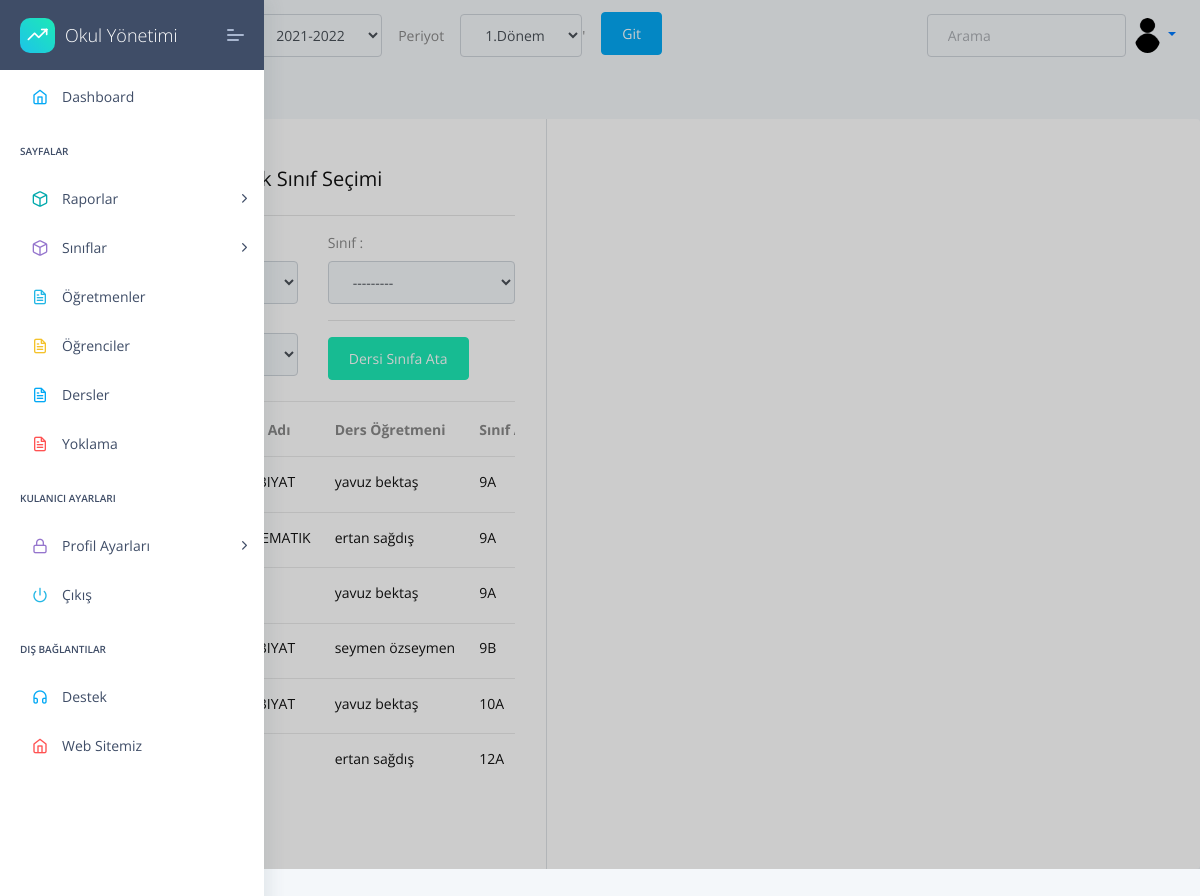
Page /lessons/lessons/add/ (signed in) on the committed database.
### apps/home/models.py (models this page shows, shortened)
class Profil(models.Model):
    user=models.OneToOneField(User,on_delete=models.CASCADE,related_name="user")
    TC=models.CharField(max_length=11,unique=True,validators=[validateEven],blank=True,null=True)# regex eklenecek, validasyon yapilacak
    image=models.ImageField(upload_to=upload_location,blank=True,null=True,default='images/person.png')
    job=models.ForeignKey(JobsTable,on_delete=models.CASCADE,unique=False,blank=True,null=True)
    phone=models.CharField(validators=[validatePhone], max_length=17, blank=True,default="05",null=True,unique=False) # regex eklenecek, validasyon yapilacak
    adress=models.TextField(max_length=100,unique=False,blank=True,null=True)
    isWorking=models.BooleanField(default=True,unique=False,blank=True,null=True)
    HESCode=models.CharField(max_length=12,unique=True,validators=[validateHesCode],blank=True,null=True)
    birthdate=models.DateField(("Doğum Tarihiniz"), auto_now=False, auto_now_add=False,unique=False,blank=True,null=True)
    sexualChoice=(('Kız','Kız'),
              ('Erkek','Erkek'),
              ('Diger','Diğer'),
    )
    gender=CharField(max_length=10 ,choices=sexualChoice,unique=False,blank=True,null=True)
    def __str__(self):
        if self.TC!=None and self.user.first_name!=None  and self.user.last_name!=None :
            return self.TC + " - "+self.user.first_name+ " "+ self.user.last_name
        else :
            return "profil bos"

### apps/student/models.py (models this page shows, shortened)
class StudentList(models.Model):
    className=models.ForeignKey(Classes,on_delete=models.CASCADE)
    session=models.ForeignKey(Session,on_delete=models.CASCADE)
    periods=models.ForeignKey(Period,on_delete=models.CASCADE)
    students=models.ManyToManyField(Student,blank=True)
    mainteacher=models.ForeignKey(Profil,on_delete=models.CASCADE,blank=True,null=True,verbose_name="Sınıf Öğretmeni",related_name='teacher')
    seating_arrangement=models.CharField(max_length=10000,default=" / / / / / / / / / / / / / / / / / / / / / / / ")
    class Meta:
        ordering = ('className',"session","periods",)

### apps/classes/models.py (models this page shows, shortened)
class Classes(models.Model):
    className=models.ForeignKey(ClassNames,on_delete=models.CASCADE,default="")
    level=models.ForeignKey(ClassLevels,on_delete=models.CASCADE)
    def __str__(self):
        return self.level.level+self.className.name

class ClassLevels(models.Model):
    level=models.CharField(default="9",max_length=2,unique=True)

class ClassNames(models.Model):
    name=models.CharField(default="A",max_length=1,unique=True)
    class Meta:
        ordering = ('name',)

### apps/lessons/models.py (models this page shows, shortened)
class LessonClassList(models.Model):
    className= models.ForeignKey(StudentList,unique=False, related_name='lesson_classname', on_delete=models.CASCADE)
    lesson=models.ForeignKey(Lesson, related_name='lesson_lesson', on_delete=models.CASCADE)
    teacher=models.ForeignKey(Profil,blank=True, related_name='lesson_profil', on_delete=models.CASCADE)

class Lesson(models.Model):
    name=models.CharField(max_length=30)
    code=models.CharField(max_length=5)
    def __str__(self):
      return self.code + "-" + self.name

### apps/lessons/views.py (the view, shortened to what this page needs)
# urls.py: path('lessons/add/', views.LessonClassListAdd  ,name='LessonClassListAdd'),
@login_required(login_url="/login/")
def LessonClassListAdd(request):
    sessionUpdate(request)
    fromdata = LessonClassListForm(request.POST,request.FILES)
    lesson=LessonClassList.objects.all()
    context={
        'lesson_form':fromdata,
        'lesson':lesson,
        'sessions':sessions,
        'periods':periods,
        'all_class_levels':all_class_levels
        }
    return render(request, "lesson/DerslikAdd.html", context)

### apps/lessons/form.py
class LessonClassListForm(forms.ModelForm):
    teacher = forms.ModelChoiceField(queryset=Profil.objects.all(),widget=forms.Select({
        'id':'lesson_teacherID',
        'class': ' form-control',
        'placeholder': 'Ders Öğretmeni',
        }),required=False)
    lesson = forms.ModelChoiceField(queryset=Lesson.objects.all(),widget=forms.Select({
        'id':'lesson_lessonID',
        'class': ' form-control',
        'placeholder': 'Ders',
        }),required=False)
    className  = MyModelChoiceField_class(queryset=StudentList.objects.all(),widget=forms.Select({
        'id':'lesson_classnameID',
        'class': ' form-control',
        'placeholder': 'Sınıf',
        }),required=False)
    class Meta:
        model = LessonClassList
        fields =  "__all__"

### apps/attendance/views.py (called while the page is built)
def sessionUpdate(request):
    if request.GET.get("sessionID"):
        try:
            oldSession = Session.objects.get(active=1)
            oldSession.active=False
            oldSession.save()
        except:
            pass
        newSession=request.GET.get("sessionID")
        print("Yeni sezon : ",newSession)
        newSession = Session.objects.get(session=newSession)
        newSession.active=True
        newSession.save()
    if request.GET.get("periodID"):
        try:
            oldPeriod = Period.objects.get(active=1)
            oldPeriod.active=False
            oldPeriod.save()
        except:
            pass
        newPeriod =request.GET.get("periodID")
        print("Yeni Period  : ",newPeriod )
        newPeriod  = Period.objects.get(period=newPeriod )
        newPeriod.active=True
        newPeriod.save()

### apps/home/models.py (called while the page is built)
    def __str__(self):
      return self.session

    def __str__(self):
      return self.period

### apps/lessons/form.py (called while the page is built)
    def label_from_instance(self, obj):
        return obj.className

### apps/templates/lesson/DerslikAdd.html (shortened to what this page needs)
{% extends "layouts/base.html" %}
{% block content %}
<div class="container rounded bg-white mt-5 mb-5">
    <form action="" method="POST">
        <div class="row">
            <div class="col-md-5 border-right">
                <div class="p-3 py-5">
                    <div class="d-flex justify-content-between align-items-center mb-3">
                        <h4 class="text-right">Ders ve Atanacak Sınıf Seçimi</h4>
                    </div>
                    <hr>
                    <div class="row mt-2">
                        <div class="col-md-6"><label class="labels">Ders :</label>
                            </div>
                        <div class="col-md-6"><label class="labels">Sınıf :</label>
                            {{lesson_form.className}}
                        </div>
                        <div class="col-md-6"><label class="labels">Öğretmen :</label>
                        </div>
                        <div class="col-md-6 mx-auto">
                            <hr>
                            <button type="submit"  class="btn btn-success">Dersi Sınıfa Ata</button>
                        </div>
                    </div>
                    <div class="card-block px-0 py-3 col-md-12">
                        <div class="table-responsive">
                            <table class="table table-hover">
                                <thead>
                                    <tr>
                                        <th scope="col">Dersin Kodu</th>
                                        <th scope="col">Ders Adı</th>
                                        <th scope="col">Ders Öğretmeni</th>
                                        <th scope="col">Sınıf Adı</th>
                                    </tr>
                                </thead>
                                <tbody>
                                    {% for studentlist in lesson %}
                                    <tr class="unread">
                                        <td title="Ders Kodu">
                                            <h6 class="mb-1">{{studentlist.lesson.code}} </h6>
                                        </td>
                                        <td title="Ders Adı">
                                            <h6 class="mb-1">{{studentlist.lesson.name}} </h6>
                                        </td>
                                        <td title="Öğretmen">
                                            <h6 class="mb-1">{{studentlist.teacher.user.first_name}}  {{studentlist.teacher.user.last_name}}</h6>
                                        </td>
                                        <td title="Sınıf">
                                            <h6 class="mb-1">{{studentlist.className.className}} </h6>
                                        </td>
                                    {% endfor %}
                                </tbody>
                            </table>
                        </div>
                    </div>
                </div>
            </div>
</div>
</form>
</div>
{% endblock content %}

### apps/templates/includes/navigation.html (shortened to what this page needs)
<nav  class="navbar navbar-expand-lg ">
  <div class="collapse navbar-collapse ">
  <div class="collapse navbar-collapse" id="navbarsExample03">
    <ul class="navbar-nav mr-auto">
      <li class="text-black">
        <a class="nav-link" href="#">Anasayfa<span class="sr-only">(current)</span></a>
      </li>
      <form class="form-inline my-2 my-md-0"  method="GET" >
      <li class="text-black align-middle mx-3">
        <label for="session">Dönem</label>
      </li>
      <li class="nav-item select">
        <select id="sessionID" class="form-control" name="sessionID">-->
          {% for session in sessions %}
          <option value="{{ session }}">{{ session }}</option>
          {% endfor %}
        </select>
      </li>
      <li class="text-black mx-3">
        <label for="session">Periyot</label>
      </li>
      <li class="nav-item select">
        <select id="periodID" class="form-control" name="periodID">-->
          {% for period in periods %}
          <option value="{{ period }}">{{ period }}</option>
          {% endfor %}
        </select>
      </li>'
      <button  type="submit" class="btn btn-primary mx-3" >Git</button>
    </form>
    </ul>
    <form class="form-inline my-2 my-md-0">
      <input class="form-control" type="text" placeholder="Arama">
    </form>
    <ul class="nav navbar-nav navbar-right">
      <li class="nav-item dropdown">
      <a class="nav-link dropdown-toggle" href="" id="dropdown01" data-toggle="dropdown" aria-haspopup="true" aria-expanded="false">
      {% if user.user.image.ogretmenler %}
      <img
        src="/media/{{user.user.image.ogretmenler}}"
        class="rounded-circle z-depth-0"
        alt="avatar image"
        height="35"
      />
      {% else %}
      <img
        src="/media/{{user.user.image}}"
        class="rounded-circle z-depth-0"
        alt="avatar image"
        height="35"
      >
      {% endif %}
      </a>
      </li>
    </ul>
  </div>
</div>
</nav>

### rows in the picture
StudentList: className "---------"
LessonClassList: teacher.user.first_name "yavuz", teacher.user.last_name "bektaş", className.className "9A"
LessonClassList: lesson.name "MATEMATIK", teacher.user.first_name "ertan", teacher.user.last_name "sağdış", className.className "9A"
LessonClassList: teacher.user.first_name "yavuz", teacher.user.last_name "bektaş", className.className "9A"
LessonClassList: teacher.user.first_name "seymen", teacher.user.last_name "özseymen", className.className "9B"
LessonClassList: teacher.user.first_name "yavuz", teacher.user.last_name "bektaş", className.className "10A"
LessonClassList: teacher.user.first_name "ertan", teacher.user.last_name "sağdış", className.className "12A"

### other values in the picture
form field sessionID "2021-2022"
form field periodID "1.Dönem"
